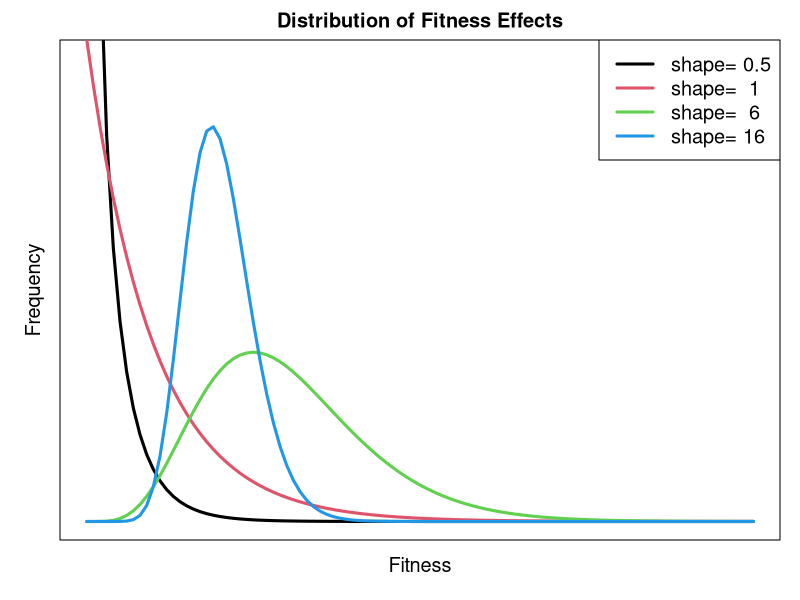

Recreate this plot in R.
par(mar=c(3,3,2,1))
plot(x= 1, xlim=c(0,20), ylim = c(0,0.48), 
     ylab = "Frequency", xlab = "Fitness", axes=F,
     main = "Distribution of Fitness Effects", cex.lab =1.2,
     mgp=c(0.8,1,.5))
box()
curve( dgamma(x,shape = 0.5, scale= 1), add=T, col=1, lwd = 3)
curve( dgamma(x,shape = 1, scale = 2),  add=T, col=2, lwd = 3)
curve( dgamma(x,shape = 6, scale = 1),  add=T, col=3, lwd = 3)
curve( dgamma(x,shape = 16, scale = 0.25), add=T, col=4, lwd = 3 )

legend("topright", 
       c("shape= 0.5",
         "shape=  1 ",
         "shape=  6 " ,
         "shape= 16 "),
       col= c(1:4), lty=1, lwd = 3, cex =1.2
        )

